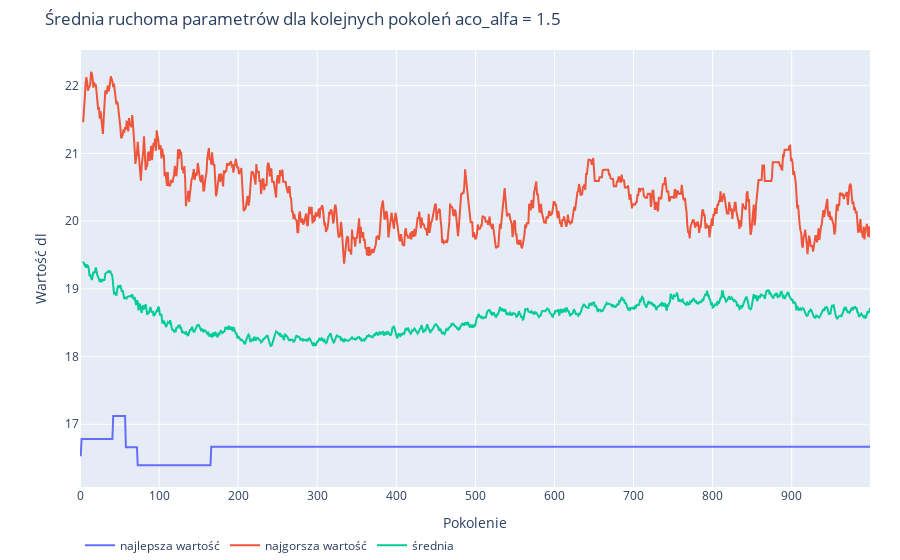

Source (notebook cell):
### Code cell
fig = plot_single_parameters(df, name)

print(fig.layout.title)
fig.show()
fig.write_image('fig.svg', width=1000)

### Figure 1 — Plotly figure (JSON) as saved in the notebook; plotly's stock layout.template omitted (floating-point values rounded to 4 significant figures; data arrays with more than 128 entries replaced by an {"elided": "..."} marker saying what was removed)
{"data": [{"name": "najlepsza wartość", "type": "scatter", "x": {"elided": "1000 int values"}, "y": {"elided": "1000 float values"}}, {"name": "najgorsza wartość", "type": "scatter", "x": {"elided": "1000 int values"}, "y": {"elided": "1000 float values"}}, {"name": "średnia", "type": "scatter", "x": {"elided": "1000 int values"}, "y": {"elided": "1000 float values"}}], "layout": {"legend": {"orientation": "h"}, "margin": {"b": 0, "r": 30, "t": 50}, "title": {"text": "Średnia ruchoma parametrów dla kolejnych pokoleń aco_alfa = 1.5"}, "xaxis": {"title": {"text": "Pokolenie"}}, "yaxis": {"title": {"text": "Wartość dl"}}}}
